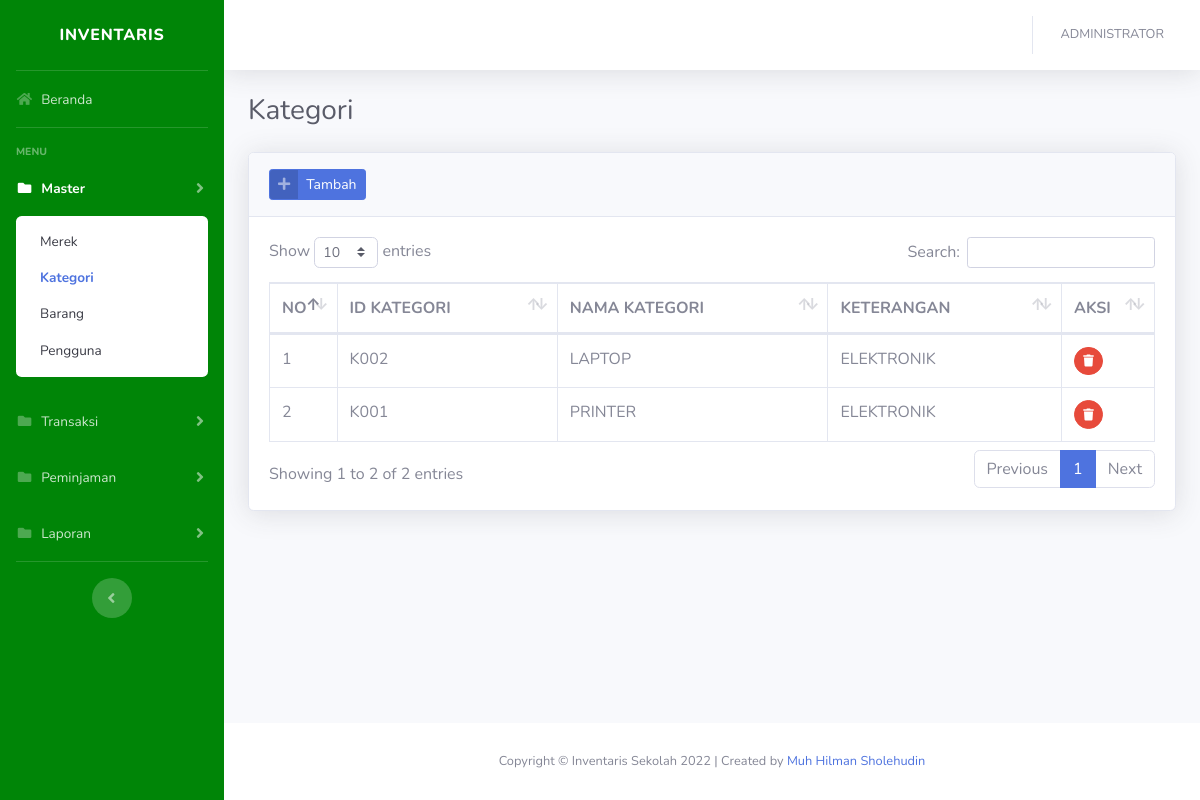
Page /?kategori (signed in) on the committed database.
### tables this page shows
CREATE TABLE `kategori` (
  `idkategori` varchar(255) NOT NULL,
  `nama_kategori` varchar(128) NOT NULL,
  `keterangan` varchar(256) NOT NULL
);

### config/function.php (called while the page is built, shortened)
<?php
function encrypt($str)
{
    return base64_encode($str);
}
function base_url()
{
    $base_url = ((isset($_SERVER['HTTPS']) && $_SERVER['HTTPS'] == "on") ? "https" : "http");
    $base_url .= "://" . $_SERVER['HTTP_HOST'];
    $base_url .= str_replace(basename($_SERVER['SCRIPT_NAME']), "", $_SERVER['SCRIPT_NAME']);
    return $base_url;
}

### views/master/kategori.php (the view, shortened to what this page needs)
<div class="container-fluid">
    <div class="d-sm-flex align-items-center justify-content-between mb-4">
        <h1 class="h3 mb-0 text-gray-800">Kategori</h1>
    </div>
    <div class="card shadow mb-4">
        <div class="card-header py-3">
            <a href="#" class="btn btn-primary btn-icon-split btn-sm" data-toggle="modal" data-target="#kategoriModal">
                <span class="icon text-white-50">
                    <i class="fas fa-plus"></i>
                </span>
                <span class="text">Tambah</span>
            </a>
        </div>
        <div class="card-body">
            <div class="table-responsive">
                <table class="table table-bordered table-hover" id="dataTable" width="100%" cellspacing="0">
                    <thead>
                        <tr>
                            <th width="20">NO</th>
                            <th>ID KATEGORI</th>
                            <th>NAMA KATEGORI</th>
                            <th>KETERANGAN</th>
                            <th width="50">AKSI</th>
                        </tr>
                    </thead>
                    <tbody>
                        <?php
                        $n = 1;
                        $query = mysqli_query($con, "SELECT * FROM kategori ORDER BY idkategori DESC") or die(mysqli_error($con));
                        while ($row = mysqli_fetch_array($query)) :
                        ?>
                            <tr>
                                <td><?= $n++; ?></td>
                                <td><?= $row['idkategori']; ?></td>
                                <td><?= $row['nama_kategori']; ?></td>
                                <td><?= $row['keterangan']; ?></td>
                                <td>
                                    <a href="<?= base_url(); ?>/process/kategori.php?act=<?= encrypt('delete'); ?>&id=<?= encrypt($row['idkategori']); ?>" class="btn btn-sm btn-circle btn-danger btn-hapus"><i class="fas fa-trash"></i></a>
                                </td>
                            </tr>
                        <?php endwhile; ?>
                    </tbody>
                </table>
            </div>
        </div>
    </div>
</div>

### rows in the picture
kategori: idkategori "K002", nama_kategori "LAPTOP", keterangan "ELEKTRONIK"
kategori: idkategori "K001", nama_kategori "PRINTER", keterangan "ELEKTRONIK"

### other values in the picture
$_SESSION['fullname'] "ADMINISTRATOR"
